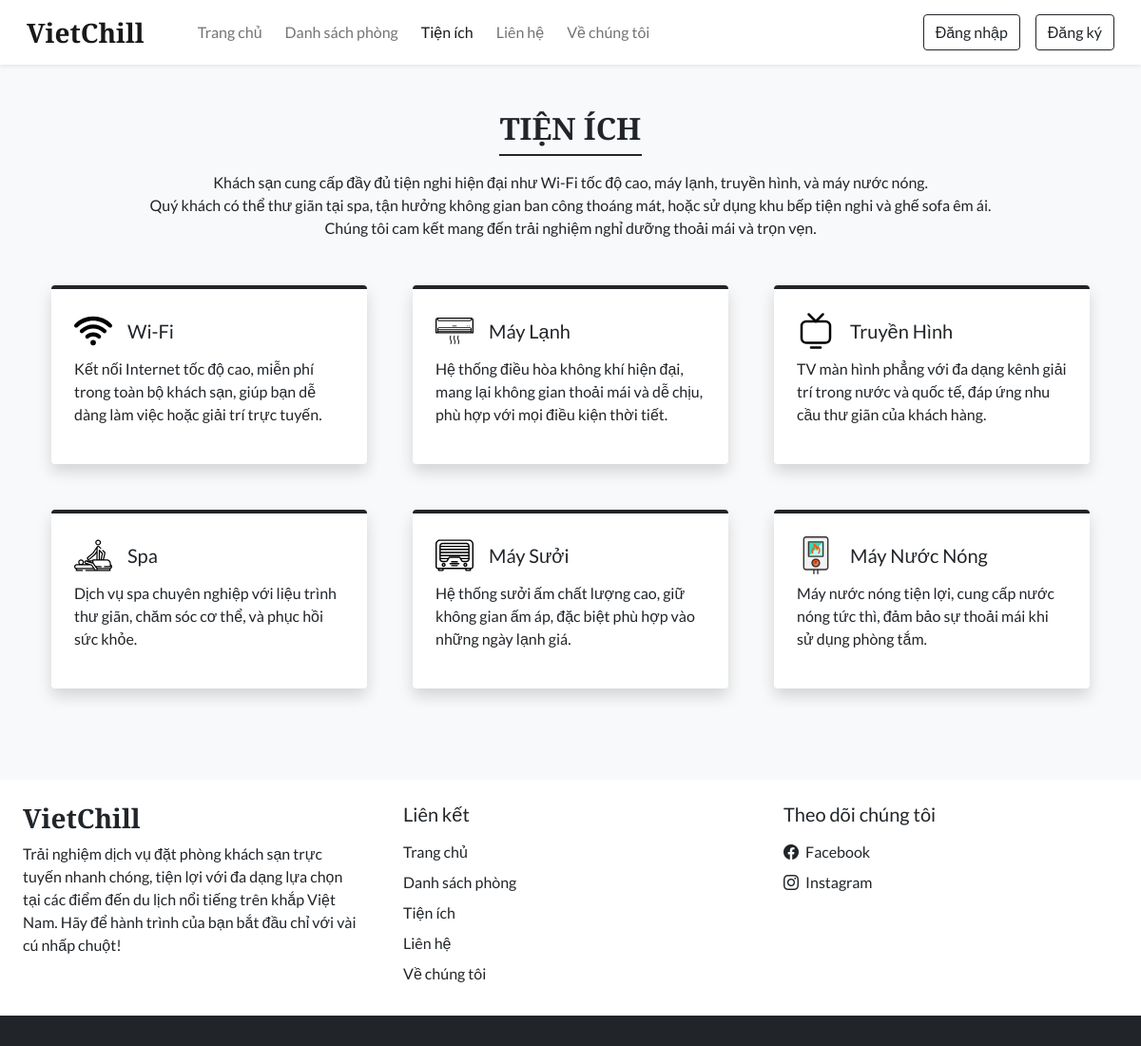
Screenshot of /facilities.php with the database file from the repository.
### tables this page shows
CREATE TABLE `settings` (
  `sr_no` int(11) NOT NULL,
  `site_title` varchar(50) NOT NULL,
  `site_about` varchar(250) NOT NULL,
  `shutdown` tinyint(1) NOT NULL
);

CREATE TABLE `facilities` (
  `id` int(11) NOT NULL,
  `icon` varchar(100) NOT NULL,
  `name` varchar(50) NOT NULL,
  `description` varchar(250) NOT NULL
);

### admin/inc/db_config.php (called while the page is built, shortened)
<?php
  function selectAll($table) {
    $con = $GLOBALS['con'];
    $res = mysqli_query($con, "SELECT * FROM $table");
    return $res;
  }
  function select($sql, $values, $datatypes) {
    $con = $GLOBALS['con'];
    if($stmt = mysqli_prepare($con, $sql)){
      mysqli_stmt_bind_param($stmt, $datatypes, ...$values);
      if(mysqli_stmt_execute($stmt)){
        $res = mysqli_stmt_get_result($stmt);
        return $res;
      }
      else{
        mysqli_stmt_close($stmt);
        die("Query cannot be executed - Execute");
      }
    }
    else{
      die("Query cannot be executed - Select");
    }
  }
?>

### facilities.php (the view, shortened to what this page needs)
<!DOCTYPE html>
<html lang="en">
<head>
  <?php require('inc/links.php'); ?>
</head>
<body class="bg-light">
  <?php require('inc/header.php'); ?>
  <div class="my-5 px-4">
    <h2 class="fw-bold h-font text-center">TIỆN ÍCH</h2>
    <div class="h-line bg-dark"></div>
    <p class="text-center mt-3">
    Khách sạn cung cấp đầy đủ tiện nghi hiện đại như Wi-Fi tốc độ cao, máy lạnh, truyền hình, và máy nước nóng. <br>
    Quý khách có thể thư giãn tại spa, tận hưởng không gian ban công thoáng mát, hoặc sử dụng khu bếp tiện nghi và ghế sofa êm ái. <br>
    Chúng tôi cam kết mang đến trải nghiệm nghỉ dưỡng thoải mái và trọn vẹn.
    </p>
  </div>
  <div class="container">
    <div class="row">
      <?php
        $res = selectAll('facilities');
        $path = FACILITIES_IMG_PATH;
        while($row = mysqli_fetch_assoc($res)){
          echo<<<data
            <div class="col-lg-4 col-md-6 mb-5 px-4">
              <div class="bg-white rounded shadow p-4 border-top border-4 border-dark pop">
                <div class="d-flex align-items-center mb-2">
                  <img src="$path$row[icon]" width="40px">
                  <h5 class="m-0 ms-3">$row[name]</h5>
                </div>
                <p>$row[description]</p>
              </div>
            </div>
          data;
        }
      ?>
    </div>
  </div>
  <?php require('inc/footer.php'); ?>
</body>
</html>

### inc/header.php (shortened to what this page needs)
<nav id="nav-bar" class="navbar navbar-expand-lg navbar-light bg-white px-lg-3 py-lg-2 shadow-sm sticky-top">
  <div class="container-fluid">
    <a class="navbar-brand me-5 fw-bold fs-3 h-font" href="index.php"><?php echo $settings_r['site_title'] ?></a>
    <div class="collapse navbar-collapse" id="navbarSupportedContent">
      <ul class="navbar-nav me-auto mb-2 mb-lg-0">
        <li class="nav-item">
          <a class="nav-link me-2" href="index.php">Trang chủ</a>
        </li>
        <li class="nav-item">
          <a class="nav-link me-2" href="rooms.php">Danh sách phòng</a>
        </li>
        <li class="nav-item">
          <a class="nav-link me-2" href="facilities.php">Tiện ích</a>
        </li>
        <li class="nav-item">
          <a class="nav-link me-2" href="contact.php">Liên hệ</a>
        </li>
        <li class="nav-item">
          <a class="nav-link" href="about.php">Về chúng tôi</a>
        </li>
      </ul>
      <div class="d-flex">
        <?php
          if(isset($_SESSION['login']) && $_SESSION['login']==true)
          {
            $path = USERS_IMG_PATH;
            echo<<<data
              <div class="btn-group">
                <button type="button" class="btn btn-outline-dark shadow-none dropdown-toggle" data-bs-toggle="dropdown" data-bs-display="static" aria-expanded="false">
                  <img src="$path$_SESSION[uPic]" style="width: 25px; height: 25px;" class="me-1 rounded-circle">
                  $_SESSION[uName]
                </button>
                <ul class="dropdown-menu dropdown-menu-lg-end">
                  <li><a class="dropdown-item" href="profile.php">Hồ sơ cá nhân</a></li>
                  <li><a class="dropdown-item" href="bookings.php">Lịch sử đặt phòng</a></li>
                  <li><a class="dropdown-item" href="logout.php">Đăng xuất</a></li>
                </ul>
              </div>
            data;
          }
          else
          {
            echo<<<data
              <button type="button" class="btn btn-outline-dark shadow-none me-lg-3 me-2" data-bs-toggle="modal" data-bs-target="#loginModal">
                Đăng nhập
              </button>
              <button type="button" class="btn btn-outline-dark shadow-none" data-bs-toggle="modal" data-bs-target="#registerModal">
                Đăng ký
              </button>
            data;
          }
        ?>
      </div>
    </div>
  </div>
</nav>

### inc/footer.php (shortened to what this page needs)
<div class="container-fluid bg-white mt-5">
  <div class="row">
    <div class="col-lg-4 p-4">
      <h3 class="h-font fw-bold fs-3 mb-2"><?php echo $settings_r['site_title'] ?></h3>
      <p>
        <?php echo $settings_r['site_about'] ?>
      </p>
    </div>
    <div class="col-lg-4 p-4">
      <h5 class="mb-3">Liên kết</h5>
      <a href="index.php" class="d-inline-block mb-2 text-dark text-decoration-none">Trang chủ</a> <br>
      <a href="rooms.php" class="d-inline-block mb-2 text-dark text-decoration-none">Danh sách phòng</a> <br>
      <a href="facilities.php" class="d-inline-block mb-2 text-dark text-decoration-none">Tiện ích</a> <br>
      <a href="contact.php" class="d-inline-block mb-2 text-dark text-decoration-none">Liên hệ</a> <br>
      <a href="about.php" class="d-inline-block mb-2 text-dark text-decoration-none">Về chúng tôi</a>
    </div>
    <div class="col-lg-4 p-4">
        <h5 class="mb-3">Theo dõi chúng tôi</h5>
        <a href="<?php echo $contact_r['fb'] ?>" class="d-inline-block text-dark text-decoration-none mb-2">
          <i class="bi bi-facebook me-1"></i> Facebook
        </a><br>
        <a href="<?php echo $contact_r['insta'] ?>" class="d-inline-block text-dark text-decoration-none">
          <i class="bi bi-instagram me-1"></i> Instagram
        </a><br>
    </div>
  </div>
</div>
<h6 class="text-center bg-dark text-white p-3 m-0"></h6>

### css/common.css (style rules this page uses)
:root { --teal: #2D6A4F; --teal_hover: #2D6A4F; }
* { font-family: 'Lato', sans-serif; }
.h-font { font-family: 'Merriweather', serif; }
.h-line { width: 150px; margin: 0 auto; height: 1.7px; }

### rows the page displays
settings: site_title "VietChill", site_about "Trải nghiệm dịch vụ đặt phòng khách sạn trực tuyến nhanh chóng, tiện lợi với đa dạng lựa chọn tại các điểm đến du lịch nổi tiếng trên khắp Việt Nam. Hãy để hành trình của bạn bắt đầu chỉ với vài cú nhấp chuột!"
facilities: icon (picture), name "Wi-Fi", description "Kết nối Internet tốc độ cao, miễn phí trong toàn bộ khách sạn, giúp bạn dễ dàng làm việc hoặc giải trí trực tuyến."
facilities: icon (picture), name "Máy Lạnh", description "Hệ thống điều hòa không khí hiện đại, mang lại không gian thoải mái và dễ chịu, phù hợp với mọi điều kiện thời tiết."
facilities: icon (picture), name "Truyền Hình", description "TV màn hình phẳng với đa dạng kênh giải trí trong nước và quốc tế, đáp ứng nhu cầu thư giãn của khách hàng."
facilities: icon (picture), name "Spa", description "Dịch vụ spa chuyên nghiệp với liệu trình thư giãn, chăm sóc cơ thể, và phục hồi sức khỏe."
facilities: icon (picture), name "Máy Sưởi", description "Hệ thống sưởi ấm chất lượng cao, giữ không gian ấm áp, đặc biệt phù hợp vào những ngày lạnh giá."
facilities: icon (picture), name "Máy Nước Nóng", description "Máy nước nóng tiện lợi, cung cấp nước nóng tức thì, đảm bảo sự thoải mái khi sử dụng phòng tắm."
